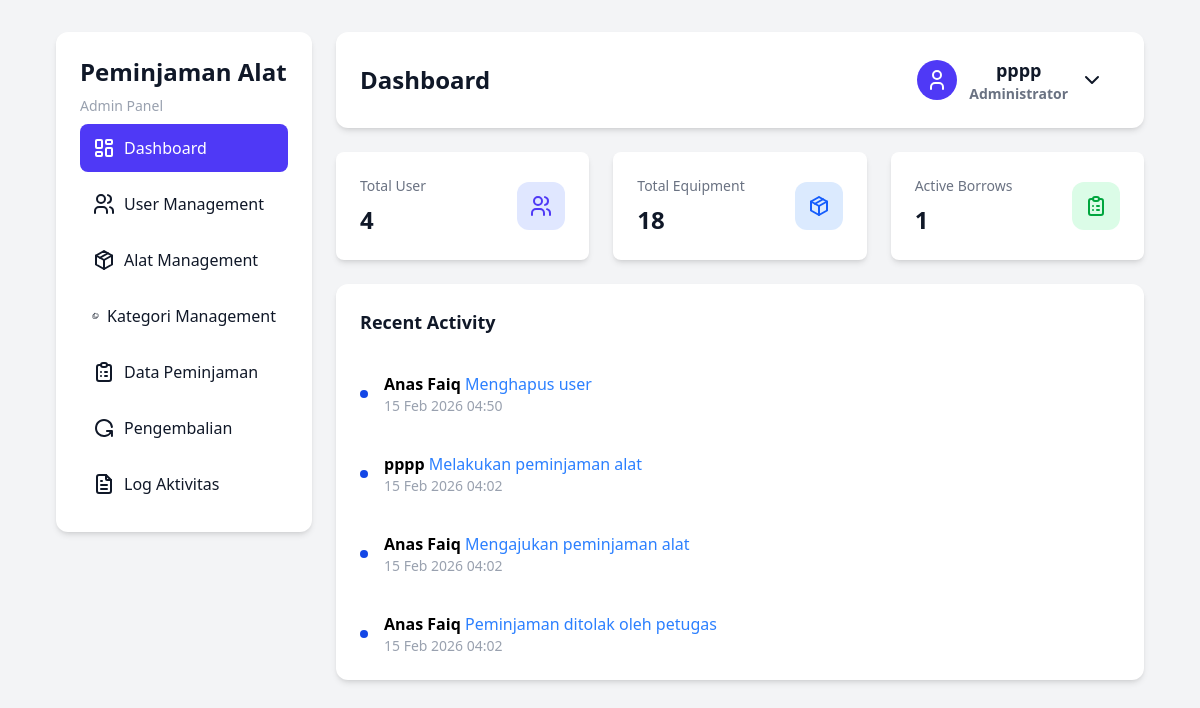
Page /pages/admin/dashboard.php (signed in) on the committed database.
### tables this page shows
CREATE TABLE `users` (
  `id_user` int NOT NULL,
  `nama` varchar(100) NOT NULL,
  `username` varchar(100) NOT NULL,
  `password` varchar(255) NOT NULL,
  `role` enum('admin','petugas','peminjam') NOT NULL
);

CREATE TABLE `log_aktivitas` (
  `id_log` int NOT NULL,
  `id_user` int NOT NULL,
  `aktivitas` varchar(255) NOT NULL,
  `tabel` varchar(100) DEFAULT NULL,
  `id_referensi` int DEFAULT NULL,
  `waktu` timestamp NOT NULL DEFAULT CURRENT_TIMESTAMP
);

### config/logging.php (called while the page is built, shortened)
<?php
function getRecentLogs($conn, $limit = 10) {
    $query = "SELECT
        l.id_log,
        l.id_user,
        u.nama as nama_user,
        l.aktivitas,
        l.tabel,
        l.id_referensi,
        l.waktu
        FROM log_aktivitas l
        JOIN users u ON l.id_user = u.id_user
        ORDER BY l.waktu DESC
        LIMIT ?";
    $stmt = $conn->prepare($query);
    if ($stmt) {
        $stmt->bind_param("i", $limit);
        $stmt->execute();
        return $stmt->get_result();
    }
    return null;
}
function formatWaktu($waktu) {
    $now = time();
    $timestamp = strtotime($waktu);
    $diff = $now - $timestamp;
    if ($diff < 60) {
        return "baru saja";
    } else if ($diff < 3600) {
        $minutes = floor($diff / 60);
        return $minutes . " menit lalu";
    } else if ($diff < 86400) {
        $hours = floor($diff / 3600);
        return $hours . " jam lalu";
    } else if ($diff < 604800) {
        $days = floor($diff / 86400);
        return $days . " hari lalu";
    } else {
        return date('d M Y H:i', $timestamp);
    }
}
?>

### pages/admin/dashboard.php (the view, shortened to what this page needs)
<?php
include "../../config/conn.php";
include "../../config/logging.php";
$id_user = $_SESSION['id_user'];
$sql = mysqli_query($conn, "SELECT nama FROM users WHERE id_user='$id_user'");
$data = mysqli_fetch_assoc($sql);
$user_query = mysqli_query($conn, "SELECT COUNT(*) as total FROM users");
$total_user = mysqli_fetch_assoc($user_query)['total'];
$eq_query = mysqli_query($conn, "SELECT SUM(stok) as total_stok FROM alat");
$total_alat = mysqli_fetch_assoc($eq_query)['total_stok'];
$br_query = mysqli_query($conn, "SELECT COUNT(*) as total FROM peminjaman
                                                 WHERE status='Disetujui' AND id_peminjaman
                                                 NOT IN (SELECT id_peminjaman FROM pengembalian)");
$active_borrow = mysqli_fetch_assoc($br_query)['total'];
$recent_logs = getRecentLogs($conn, 10);
?>
<!DOCTYPE html>
<html lang="en">
  <head>
    <link rel="stylesheet" href="../../src/output.css" />
  </head>
  <body class="flex gap-6 min-h-screen w-full py-8 px-14">
    <?php
      include '../components/sidebar.php'
?>
    <main class="right-dashboard-section">
      <nav class="navbar">
        <p>Dashboard</p>
        <div class="user-dropdown-wrapper">
          <button id="userBtn" class="user-dropdown-button">
            <div class="user-icon">
              <svg
                xmlns="http://www.w3.org/2000/svg"
                width="24"
                height="24"
                viewBox="0 0 24 24"
                fill="none"
                stroke="currentColor"
                stroke-width="2"
                stroke-linecap="round"
                stroke-linejoin="round"
              >
                <path d="M8 7a4 4 0 1 0 8 0a4 4 0 0 0 -8 0" />
                <path d="M6 21v-2a4 4 0 0 1 4 -4h4a4 4 0 0 1 4 4v2" />
              </svg>
            </div>
            <div class="user-account">
              <p><?=  $data['nama']; ?></p>
              <span>Administrator</span>
            </div>
            <svg
              class="dropdown-arrow"
              xmlns="http://www.w3.org/2000/svg"
              width="24"
              height="24"
              viewBox="0 0 24 24"
              fill="none"
              stroke="currentColor"
              stroke-width="2"
              stroke-linecap="round"
              stroke-linejoin="round"
            >
              <path d="M6 9l6 6l6 -6" />
            </svg>
          </button>
        </div>
      </nav>
      <section class="dashboard-content">
        <section class="dashboard-cards">
          <div class="dashboard-card">
            <span class="card-text">
              <h3>Total User</h3>
              <p><?= $total_user ?></p>
            </span>
            <span class="total-equipment-icon icon-wrapper">
            </span>
          </div>
          <div class="dashboard-card">
            <span class="card-text">
              <h3>Total Equipment</h3>
              <p><?= $total_alat ?></p>
            </span>
            <span class="active-borrows-icon icon-wrapper">
            </span>
          </div>
          <div class="dashboard-card">
            <span class="card-text">
              <h3>Active Borrows</h3>
              <p><?= $active_borrow ?></p>
            </span>
            <span class="active-borrow-icon icon-wrapper">
            </span>
          </div>
        </section>
        <section class="recent-activity-card">
          <h3>Recent Activity</h3>
          <?php
        if ($recent_logs) {
            while ($log = mysqli_fetch_assoc($recent_logs)) {
                $waktuFormatted = formatWaktu($log['waktu']);
                echo '<div class="activity-wrapper">';
                echo '  <div class="profile"></div>';
                echo '  <div class="activity">';
                echo '    <p>';
                echo '      <span class="username">'.$log['nama_user'].'</span>';
                echo '      <span class="user-activity">'.$log['aktivitas'].'</span>';
                echo '    </p>';
                echo '    <p class="activity-time">'.$waktuFormatted.'</p>';
                echo '  </div>';
                echo '</div>';
            }
        } else {
            echo '<p class="text-center py-4 text-gray-500">Tidak ada aktivitas</p>';
        }
?>
        </section>
      </section>
    </main>
  </body>
</html>

### rows in the picture
users: nama "pppp"
log_aktivitas: id_user.nama "Anas Faiq", aktivitas "Menghapus user", waktu "15 Feb 2026 04:50"
log_aktivitas: id_user.nama "pppp", aktivitas "Melakukan peminjaman alat", waktu "15 Feb 2026 04:02"
log_aktivitas: id_user.nama "Anas Faiq", aktivitas "Mengajukan peminjaman alat", waktu "15 Feb 2026 04:02"
log_aktivitas: id_user.nama "Anas Faiq", aktivitas "Peminjaman ditolak oleh petugas", waktu "15 Feb 2026 04:02"

### other values in the picture
$total_user "4"
$total_alat "18"
$active_borrow "1"
